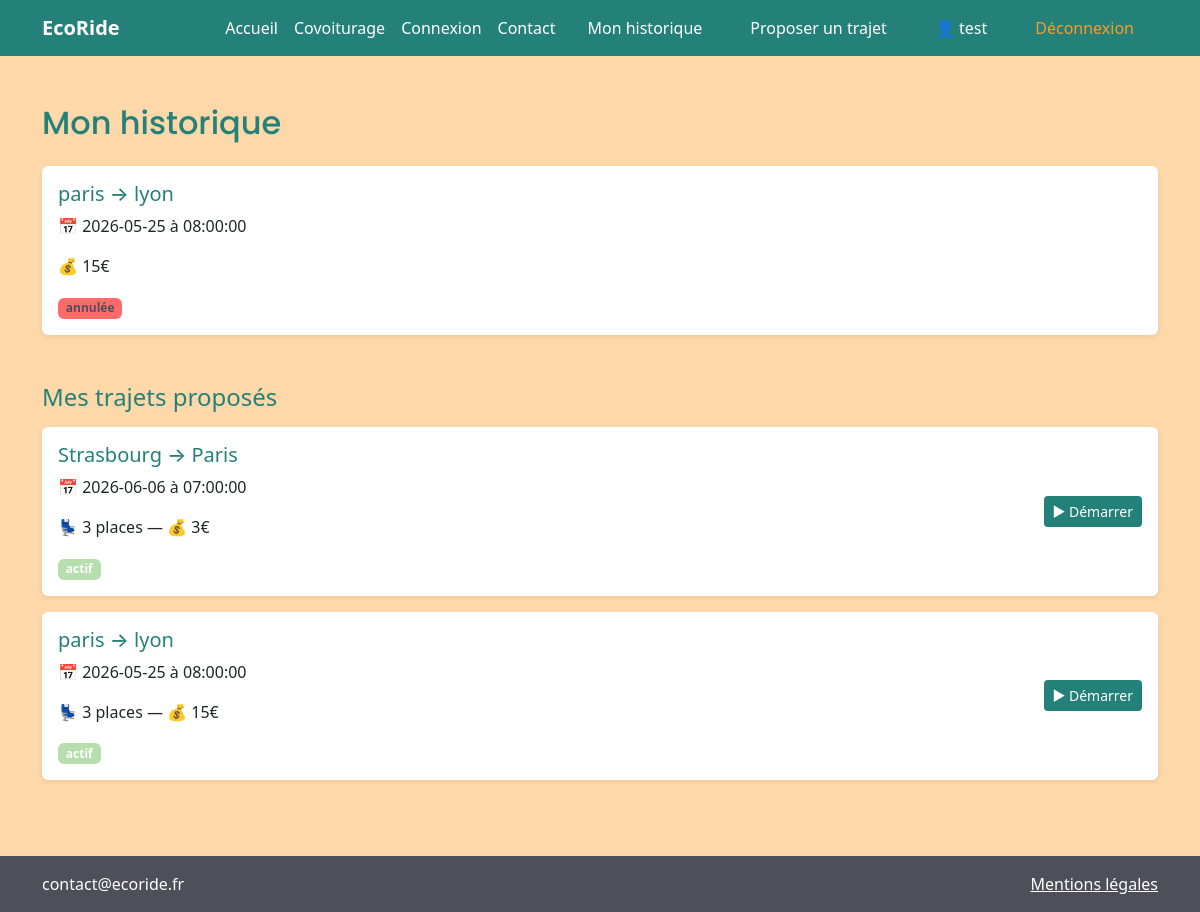
Page /historique.php (signed in) on the committed database.
### tables this page shows
CREATE TABLE `reservation` (
  `reservation_id` int(11) NOT NULL,
  `utilisateur_id` int(11) NOT NULL,
  `covoiturage_id` int(11) NOT NULL,
  `statut` varchar(50) DEFAULT 'confirmée',
  `date_reservation` date NOT NULL
);

CREATE TABLE `covoiturage` (
  `covoiturage_id` int(11) NOT NULL,
  `date_depart` date NOT NULL,
  `heure_depart` time NOT NULL,
  `lieu_depart` varchar(50) NOT NULL,
  `date_arrivee` date NOT NULL,
  `heure_arrivee` time NOT NULL,
  `lieu_arrivee` varchar(60) NOT NULL,
  `statut` varchar(50) DEFAULT 'actif',
  `nombre_place` int(11) NOT NULL,
  `prix_personne` float NOT NULL,
  `voyage_eco` tinyint(1) DEFAULT 0
);

### historique.php (the view, shortened to what this page needs)
<?php
include 'includes/db.php';
$id_user = $_SESSION['user_id'];
$sql = "SELECT reservation.*, covoiturage.lieu_depart, covoiturage.lieu_arrivee,
        covoiturage.date_depart, covoiturage.heure_depart, covoiturage.prix_personne
        FROM reservation
        JOIN covoiturage ON reservation.covoiturage_id = covoiturage.covoiturage_id
        WHERE reservation.utilisateur_id = ?
        ORDER BY reservation.date_reservation DESC";
$stmt = $pdo->prepare($sql);
$stmt->execute([$id_user]);
$reservations = $stmt->fetchAll();
$sql_trajets = "SELECT * FROM covoiturage WHERE statut IN ('actif', 'en cours') ORDER BY date_depart DESC";
$stmt_trajets = $pdo->prepare($sql_trajets);
$stmt_trajets->execute();
$mes_trajets = $stmt_trajets->fetchAll();
?>
<?php include 'includes/header.php'; ?>
<main>
  <section style="background-color: #FED8A9; min-height: 100vh;" class="py-5">
    <div class="container">
      <h2 style="color: #248179; font-family: Poppins;" class="mb-4">Mon historique</h2>
      <?php if (empty($reservations)) : ?>
        <p>Vous n'avez pas encore de réservation.</p>
      <?php else : ?>
        <?php foreach ($reservations as $resa) : ?>
          <div class="card border-0 shadow-sm p-3 mb-3">
            <div class="row align-items-center">
              <div class="col-md-6">
                <h5 style="color: #248179;"><?php echo $resa['lieu_depart']; ?> → <?php echo $resa['lieu_arrivee']; ?></h5>
                <p>📅 <?php echo $resa['date_depart']; ?> à <?php echo $resa['heure_depart']; ?></p>
                <p>💰 <?php echo $resa['prix_personne']; ?>€</p>
                <span class="badge" style="background-color: <?php echo $resa['statut'] === 'confirmée' ? '#B7DEAD' : '#FF6B6B'; ?>; color: #4E4F59;">
                  <?php echo $resa['statut']; ?>
                </span>
              </div>
            </div>
          </div>
        <?php endforeach; ?>
      <?php endif; ?>
<h4 style="color: #248179;" class="mt-5 mb-3">Mes trajets proposés</h4>
<?php if (empty($mes_trajets)) : ?>
    <p>Vous n'avez pas encore proposé de trajet.</p>
<?php else : ?>
    <?php foreach ($mes_trajets as $t) : ?>
        <div class="card border-0 shadow-sm p-3 mb-3">
            <div class="row align-items-center">
                <div class="col-md-6">
                    <h5 style="color: #248179;"><?php echo $t['lieu_depart']; ?> → <?php echo $t['lieu_arrivee']; ?></h5>
                    <p>📅 <?php echo $t['date_depart']; ?> à <?php echo $t['heure_depart']; ?></p>
                    <p>💺 <?php echo $t['nombre_place']; ?> places — 💰 <?php echo $t['prix_personne']; ?>€</p>
                    <span class="badge" style="background-color:
                        <?php echo $t['statut'] === 'actif' ? '#B7DEAD' : ($t['statut'] === 'en cours' ? '#FB9B27' : '#4E4F59'); ?>;
                        color: white;">
                        <?php echo $t['statut']; ?>
                    </span>
                </div>
                <div class="col-md-6 text-end">
                    <?php if ($t['statut'] === 'actif') : ?>
                        <form method="POST" action="historique.php" class="d-inline">
                            <button type="submit" name="demarrer" class="btn btn-sm"
                                    style="background-color: #248179; color: white;">
                                ▶ Démarrer
                            </button>
                        </form>
                    <?php else : ?>
                        <span style="color: #4E4F59;">✅ Trajet terminé</span>
                    <?php endif; ?>
                </div>
            </div>
        </div>
    <?php endforeach; ?>
<?php endif; ?>
    </div>
  </section>
</main>
<?php include 'includes/footer.php'; ?>

### includes/header.php (shortened to what this page needs)
<!DOCTYPE html>
<html lang="fr">
<head>
    <link href="https://cdn.jsdelivr.net/npm/bootstrap@5.3.0/dist/css/bootstrap.min.css" rel="stylesheet">
    <link rel="stylesheet" href= "/ecoride/assets/css/style.css">
</head>
<body>
<nav class="navbar navbar-expand-lg" style="background-color: #248179;">
    <div class="container">
        <a class="navbar-brand text-white fw-bold" href="/index.php">EcoRide</a>
        <div class="collapse navbar-collapse" id="navbarNav">
            <ul class="navbar-nav ms-auto">
                <li class="nav-item px -3">
                    <a class="nav-link text-white" href="/index.php">Accueil</a>
                </li>
                <li class="nav-item px -3">
                    <a class="nav-link text-white" href="/covoiturage.php">Covoiturage</a>
                </li>
                <li class="nav-item px -3">
                    <a class="nav-link text-white" href="/connexion.php">Connexion</a>
                </li>
                <li class="nav-item px -3">
                    <a class="nav-link text-white" href="/contact.php">Contact</a>
                </li>
                <?php if (isset($_SESSION['user_id'])) : ?>
        <li class="nav-item px-3">
            <a class="nav-link text-white" href="/historique.php">Mon historique</a>
        </li>
        <li class="nav-item px-3">
            <a class="nav-link text-white" href="/proposer_trajet.php">Proposer un trajet</a>
        </li>
        <li class="nav-item px-3">
            <span class="nav-link text-white">👤 <?php echo $_SESSION['pseudo']; ?></span>
        </li>
        <li class="nav-item px-3">
            <a class="nav-link" href="/deconnexion.php" style="color: #FB9B27;">Déconnexion</a>
        </li>
    <?php endif; ?>
            </ul>
        </div>
    </div>
</nav>

### includes/footer.php (shortened to what this page needs)
<footer style="background-color: #4E4F59;" class="py-3 mt-auto">
    <div class="container d-flex justify-content-between">
        <span class="text-white">contact@ecoride.fr</span>
        <a href="/mentions_legales.php" class="text-white">Mentions légales</a>
    </div>
</footer>
</body>
</html>

### rows in the picture
reservation: covoiturage.lieu_depart "paris", covoiturage.lieu_arrivee "lyon", covoiturage.date_depart "2026-05-25", covoiturage.heure_depart "08:00:00", covoiturage.prix_personne "15", statut "annulée"
covoiturage: lieu_depart "Strasbourg", lieu_arrivee "Paris", date_depart "2026-06-06", heure_depart "07:00:00", nombre_place "3", prix_personne "3", statut "actif"
covoiturage: lieu_depart "paris", lieu_arrivee "lyon", date_depart "2026-05-25", heure_depart "08:00:00", nombre_place "3", prix_personne "15", statut "actif"

### other values in the picture
$_SESSION['pseudo'] "test"
